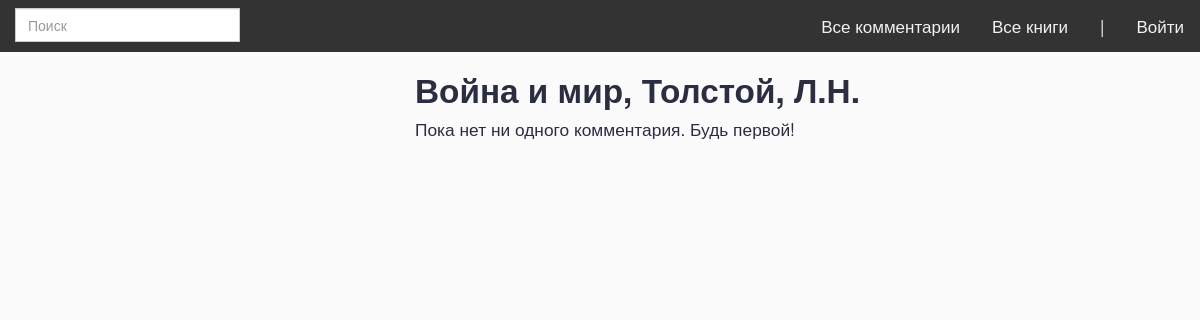
Before: /home/3 with the older database file.
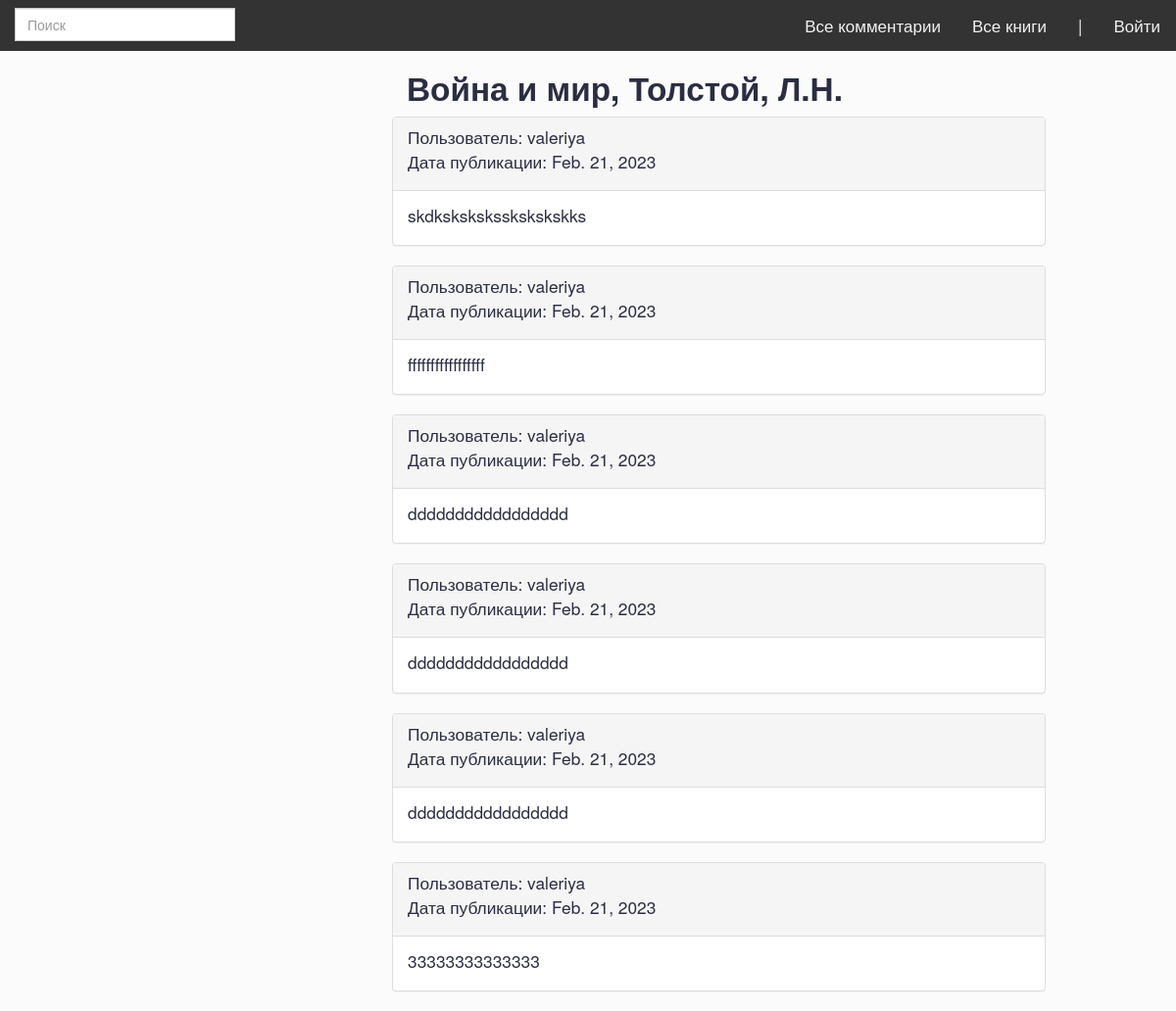
After: the same page with the newer database file.
### polls/models.py (models this page shows, shortened)
class Comment(models.Model):
    comment = models.CharField(max_length=2000)
    book = models.ForeignKey(Book, null=True, on_delete=models.DO_NOTHING)
    date_published = models.DateField(auto_now=True)
    user = models.ForeignKey(User, null=True, on_delete=models.DO_NOTHING)
    class Meta:
        db_table = "comment"

### polls/views.py (the view)
# urls.py: path('home/<str:pk>', views.GetComment.as_view(), name='book_detail'),
class GetComment(generic.DetailView):
    model = Comment
    template_name = 'polls/comment_detail.html'
    def get(self, request, pk):
        name = Book.objects.get(id=pk)
        user = request.user
        comments = Comment.objects.filter(book=pk)
        return render(request, self.template_name,
                      {'comments': comments, 'user': user, "book_name": name,})

### polls/templates/polls/comment_detail.html (shortened to what this page needs)
{% extends "polls/base_generic.html" %}
{% block content %}
<article>
    <h1>{{ book_name.book_name }}, {{book_name.author}} </h1>
</article>
{% if comments%}
{% for comment in comments %}
<div class="row" id="{{ comment.id }}">
    <div class="col-md-{{ comment.get_col }} col-md-offset-{{ comment.get_offset }}">
        <div class="panel panel-default">
            <div class="panel-heading">
                <h2>Пользователь: {{ comment.user.username }}</h2>
                <h2><p>Дата публикации: {{ comment.date_published }}</p></h2>
            </div>
            <div class="panel-body">
                <h2>
                    <div>{{ comment.comment }}</div>
                </h2>
            </div>
        </div>
    </div>
</div>
{% endfor %}
{% else %}
<p><h2>Пока нет ни одного комментария. Будь первой!</p></h2>
{% endif %}
{% endblock %}

Changed rows visible on the page:
added Comment: user.username "valeriya", date_published "Feb. 21, 2023", comment "skdksksksksskskskskks"
added Comment: user.username "valeriya", date_published "Feb. 21, 2023", comment "fffffffffffffffff"
added Comment: user.username "valeriya", date_published "Feb. 21, 2023", comment "ddddddddddddddddd"
added Comment: user.username "valeriya", date_published "Feb. 21, 2023", comment "ddddddddddddddddd"
added Comment: user.username "valeriya", date_published "Feb. 21, 2023", comment "ddddddddddddddddd"
added Comment: user.username "valeriya", date_published "Feb. 21, 2023", comment "33333333333333"
Other visible differences:
text no longer shown: "Пока нет ни одного комментария. Будь первой!"
